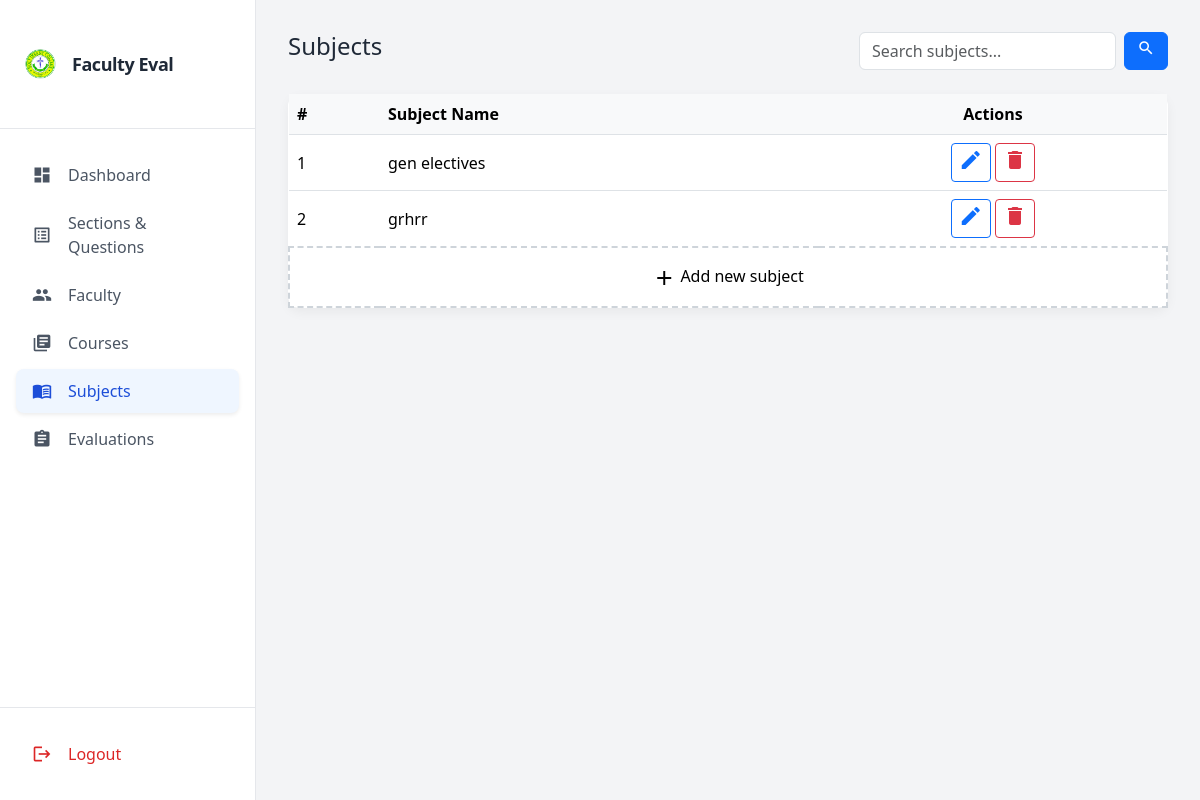
The app's page /subjects/, older data.
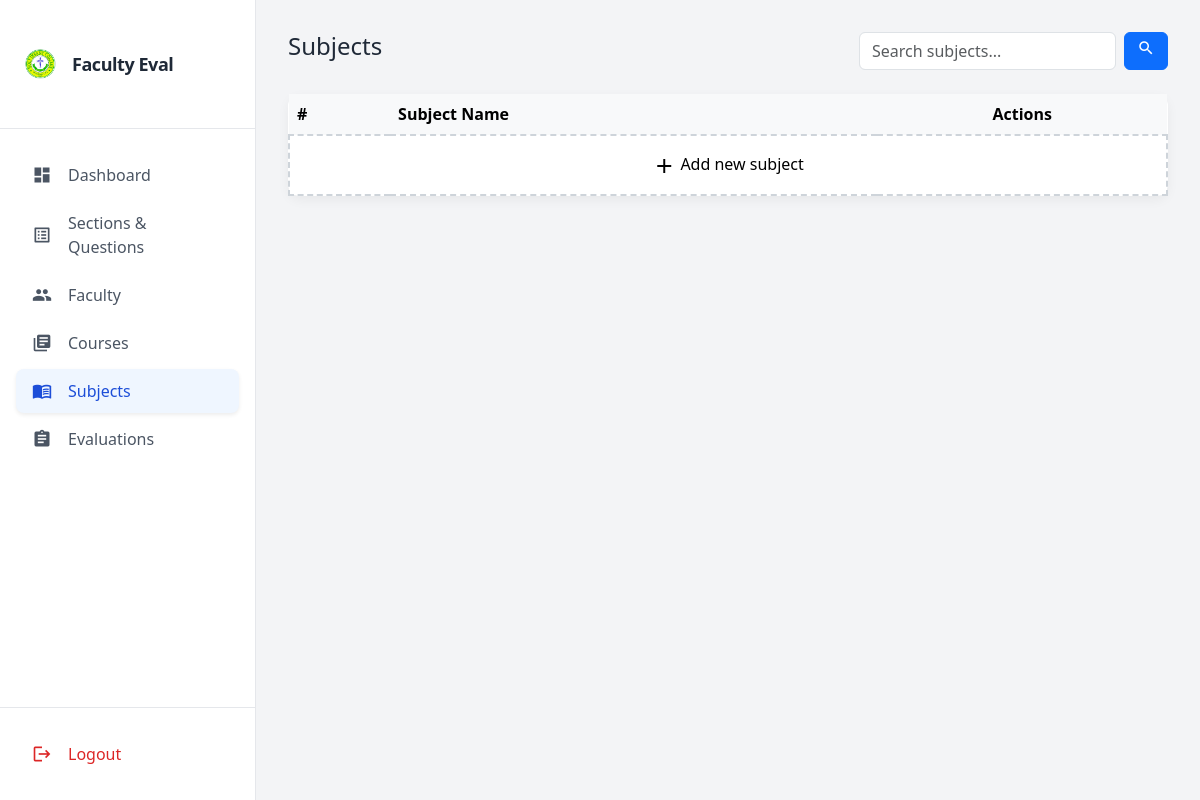
The same page, newer data.
### evaluation/models.py (models this page shows, shortened)
class Subject(models.Model):
    name = models.CharField(max_length=100)
    code = models.CharField(max_length=20, blank=True, null=True)

### evaluation/views.py (the view)
# urls.py: path('subjects/', views.subjects_list, name='subjects_list'),
def subjects_list(request):
    query = request.GET.get('q', '')
    subjects = Subject.objects.all()
    if query:
        subjects = subjects.filter(name__icontains=query)
    return render(request, 'admins/subject_list.html', {'subjects': subjects})

### templates/admins/subject_list.html (shortened to what this page needs)
{% extends 'admins/base.html' %}
{% block extra_head %}
<link href="https://cdn.jsdelivr.net/npm/bootstrap@5.3.2/dist/css/bootstrap.min.css" rel="stylesheet">
{% endblock %}
{% block content %}
<div class="container-fluid p-3">
    <div class="d-flex flex-column flex-md-row justify-content-between gap-3 mb-4">
        <h2 class="h4 mb-0">Subjects</h2>
        <form method="GET" class="d-flex gap-2">
            <input type="text" name="q" value="{{ request.GET.q }}" class="form-control" placeholder="Search subjects...">
            <button class="btn btn-primary">
                <span class="material-icons" style="font-size:18px;">search</span>
            </button>
        </form>
    </div>
    <div class="dashboard-card p-0">
    <div class="table-responsive">
    <table class="table table-hover align-middle mb-0 text-nowrap">
    <thead>
        <tr>
            <th>#</th>
            <th>Subject Name</th>
            <th class="text-center">Actions</th>
        </tr>
    </thead>
    <tbody>
        {% for subject in subjects %}
        <tr id="row-{{ subject.id }}">
            <form method="POST" action="{% url 'subject_edit' subject.id %}">
            <td>{{ forloop.counter }}</td>
            <td>
                <span class="view">{{ subject.name }}</span>
            </td>
            <td class="text-center">
                <div class="d-flex justify-content-center gap-1 actions-btns">
                    <button type="button" class="btn btn-outline-primary btn-sm view" onclick="toggleEditSubject({{ subject.id }})">
                        <span class="material-icons">edit</span>
                    </button>
                    <button type="button" class="btn btn-outline-danger btn-sm view"
                            data-bs-toggle="modal"
                            data-bs-target="#deleteSubjectModal{{ subject.id }}">
                        <span class="material-icons">delete</span>
                    </button>
                </div>
            </td>
            </form>
        </tr>
        {% endfor %}
        <tr id="ghostRow" class="add-ghost" onclick="toggleAddSubjectRow()">
            <td colspan="3" class="text-center py-3">
                <span class="material-icons align-middle">add</span> Add new subject
            </td>
        </tr>
    </tbody>
    </table>
    </div>
    </div>
</div>
{% endblock %}

Row changes from the older to the newer data that the page shows:
removed Subject: name "gen electives"
removed Subject: name "grhrr"
